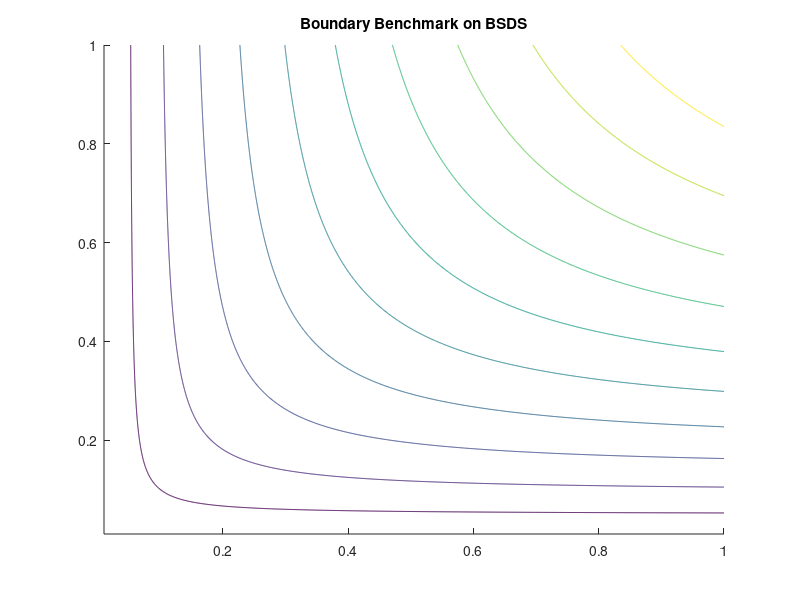

This figure's MATLAB source: (Note: this script raises an error after producing the figure.)
function Plotisofigregpr()
%clear all;close all;clc;

title('Boundary Benchmark on BSDS');
hold on;

%The human performance must be estimated
% plot(0.700762,0.897659,'go','MarkerFaceColor','g','MarkerEdgeColor','g','MarkerSize',10);
% isoF lines
[p,r] = meshgrid(0.01:0.001:1,0.01:0.001:1);
F=2*p.*r./(p+r);
[C,h] = contour(p,r,F);
hasbehavior(h,'legend',false);
hold off

% colormap green
map=zeros(256,3); map(:,1)=0.8; map(:,2)=0.8; map(:,3)=0.8; colormap(map);

box on;
grid on;
set(gca,'XTick',0:0.1:1);
set(gca,'YTick',0:0.1:1);
set(gca,'XGrid','on');
set(gca,'YGrid','on');
xlabel('Recall');
ylabel('Precision');
title('');
% axis square;
axis([0 1 0 1]);


%legend('Human','Location','NorthEast')
